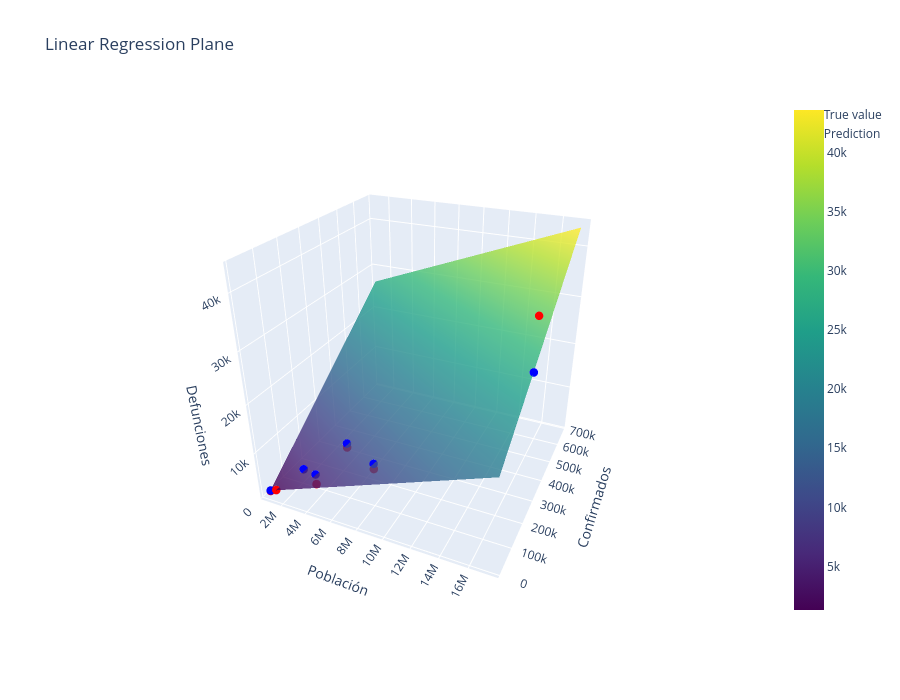

This figure's notebook cell:
### Markdown cell above
## Visualization of the Predictions

### Code cell
plot_regression_plane(trained_model, data, X_test, predictions_t)

### Figure 1 — Plotly figure (JSON) as saved in the notebook; plotly's stock layout.template omitted (floating-point values rounded to 4 significant figures; data arrays with more than 128 entries replaced by an {"elided": "..."} marker saying what was removed)
{"data": [{"colorscale": [[0, "#440154"], [0.1111, "#482878"], [0.2222, "#3e4989"], [0.3333, "#31688e"], [0.4444, "#26828e"], [0.5556, "#1f9e89"], [0.6667, "#35b779"], [0.7778, "#6ece58"], [0.8889, "#b5de2b"], [1, "#fde725"]], "hovertemplate": "Población: %{x:,}<br>Confirmados: %{y:,}<br>Defunciones (pred): %{z:,.0f}<extra></extra>", "opacity": 0.8, "type": "surface", "x": {"elided": "50x50 float values"}, "y": {"elided": "50x50 float values"}, "z": {"elided": "50x50 float values"}}, {"customdata": ["VERACRUZ", "SAN LUIS POTOSI", "NUEVO LEON", "COLIMA", "MEXICO", "NAYARIT", "OAXACA"], "hovertemplate": "Estado: %{customdata}<br>Población: %{x:,}<br>Confirmados: %{y:,}<br>Defunciones (real): %{text}<extra></extra>", "marker": {"color": "red", "size": 5}, "mode": "markers", "name": "True value", "text": ["10,139", "5,443", "9,738", "1,221", "37,359", "1,873", "3,960"], "type": "scatter3d", "x": [8540000.0, 2866000.0, 5610000.0, 785200.0, 17430000.0, 1289000.0, 4144000.0], "y": [65110.0, 65470.0, 127100.0, 12340.0, 259000.0, 12700.0, 48520.0], "z": [10139, 5443, 9738, 1221, 37359, 1873, 3960]}, {"customdata": ["VERACRUZ", "SAN LUIS POTOSI", "NUEVO LEON", "COLIMA", "MEXICO", "NAYARIT", "OAXACA"], "hovertemplate": "Estado: %{customdata}<br>Población: %{x:,}<br>Confirmados: %{y:,}<br>Defunciones (pred): %{text}<extra></extra>", "marker": {"color": "blue", "size": 5}, "mode": "markers", "name": "Prediction", "text": ["11,236", "5,459", "10,586", "1,331", "27,621", "1,859", "6,123"], "type": "scatter3d", "x": [8540000.0, 2866000.0, 5610000.0, 785200.0, 17430000.0, 1289000.0, 4144000.0], "y": [65110.0, 65470.0, 127100.0, 12340.0, 259000.0, 12700.0, 48520.0], "z": [11240.0, 5459.0, 10590.0, 1331.0, 27620.0, 1859.0, 6123.0]}], "layout": {"height": 700, "scene": {"aspectmode": "cube", "camera": {"eye": {"x": 0.9021, "y": -2.02, "z": 1.19}}, "xaxis": {"title": {"text": "Población"}}, "yaxis": {"title": {"text": "Confirmados"}}, "zaxis": {"title": {"text": "Defunciones"}}}, "title": {"text": "Linear Regression Plane"}, "width": 900}}
